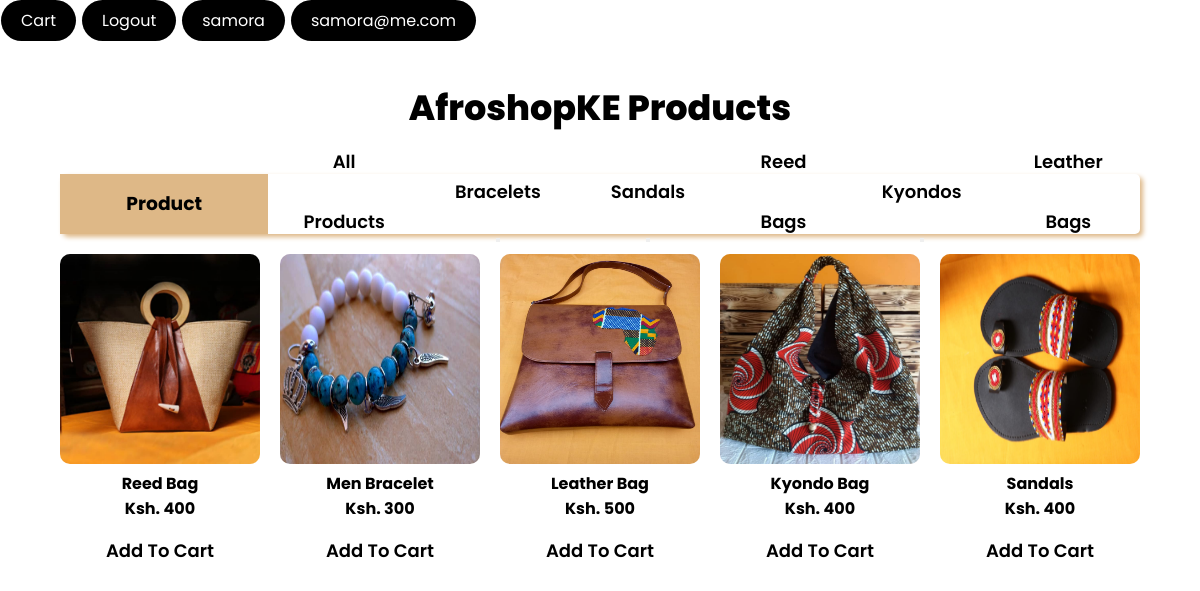
The page /mainPage (signed in) on the database its author committed.
### mainApp/models.py (models this page shows, shortened)
class Product(models.Model):
    image = models.ImageField(upload_to="productImages/")
    name = models.CharField(max_length=20, null=False, blank=False)
    code = models.CharField(max_length=10, null=False, blank=False)
    price = models.IntegerField(null=False, blank=False)
    type = models.ForeignKey(ProductType, on_delete=models.deletion.CASCADE)
    quatity = models.IntegerField(null=False, blank=False)
    created = models.DateField(auto_now=True)
    updated = models.DateField(auto_now_add=True)
    class Meta:
        ordering = ['-updated', '-created']

### mainApp/views.py (the view)
# urls.py: path('mainPage', render_mainpage, name="userpage"),
def render_mainpage(request):
    queryset = Product.objects.all()
    if request.user.is_authenticated:
        username = request.user.username
        email = request.user.email
        return render(request, 'userpage.html', {'username': username, 'email':email, "products":queryset})
    return HttpResponseRedirect("/login")

### mainApp/templates/userpage.html (shortened to what this page needs)
{% load static %}
<!DOCTYPE html>
<html lang="en">
<head>
    <link rel="stylesheet" type="text/css" href="{% static 'userpage.css' %}">
</head>
<body>
    <header>
        <ul>
            <li><a href="{% url 'basket' %}">Cart</a></li>
            <li><a href="{% url 'logout' %}">Logout </a></li>
            <li><a href="#">{{ username }}</a></li>
            <li><a href="#">{{ email }}</a></li>
        </ul>
    </header>
    <div class="container">
        <h1>AfroshopKE Products</h1>
        <div class="top-content">
            <h3>
                <form> {% csrf_token %}
                    Product Gallery
                </form>
            </h3>
            <div>
                <form action="{% url 'filterProducts' %}" method="POST">
                    <label for="all">All Products </label>
                </form>
            </div>
            <div>
                <form action="{% url 'filterProducts' %}" method="POST">
                    <label for="Bracelet">Bracelets </label>
                    <button id="Bracelet" type="submit" />
                </form>
            </div>
            <div>
                <form action="{% url 'filterProducts' %}" method="POST">
                    <label for="Sandals">Sandals </label>
                    <button id="Sandals" type="submit" />
                </form>
            </div>
            <div>
                <form action="{% url 'filterProducts' %}" method="POST">
                    <label for="reed_bags">Reed Bags </label>
                </form>
            </div>
            <div>
                <form action="{% url 'filterProducts' %}" method="POST">
                    <label for="Kyondos">Kyondos </label>
                    <button id="Kyondos" type="submit" />
                </form>
            </div>
            <div>
                <form action="{% url 'filterProducts' %}" method="POST">
                    <label for="leather_bag">Leather Bags </label>
                </form>
            </div>
        </div>
        <div>
            <div class="products-gallery">
            {% for product in products %}
                 <div class="pic  braceletes">
                    <img src="{{ product.image.url }}">
                    <p>
                         <h4>   {{ product.name }} <br/>
                                Ksh. {{ product.price }} </br>
                                <form action="addToCart" method="POST" >
                                    <label for="purchase">Add To Cart</label>
                                </form>
                        </h4>
                    </p>
                </div>
            {% endfor %}
            </div>
        </div>
    </div>
</body>
</html>

### mainApp/static/userpage.css (style rules this page uses)
* { margin: 0; padding: 0; box-sizing: border-box; font-family: "Poppins", sans-serif; outline: 0; }
header ul { position: relative; display: flex; }
header ul li { list-style-type: none; }
header ul li a { display: inline-block; background-color: black; color: #fff; padding: 8px 20px; border-radius: 40px; font-weight: 400; margin-left: 1px; margin-right: 5px; text-decoration: none; }
.container { width: 100%; text-align: center; }
h1 { font-weight: 800; font-size: 35px; position: relative; margin: 40px 0; }
h1::before { content: ""; position: absolute; width: 100px; height: 3px; bottom: -10px; left: 50%; transform: translateX(-50%); animation: animate 4s linear infinite; }
.top-content { width: 90%; margin: 0 auto 20px; height: 60px; display: flex; align-items: center; border-radius: 5px; box-shadow: 3px 3px 5px burlywood; }
h3 { height: 100%; background-color: burlywood; line-height: 60px; padding: 0 50px; color: black; }
label { display: inline-block; height: 100%; padding: 0 5px; margin: 0 30px; line-height: 60px; font-size: 18px; font-weight: 600; cursor: pointer; transition: 0.5s; }
.products-gallery { width: 90%; margin: auto; display: grid; grid-template-columns: repeat(5, 1fr); grid-gap: 20px; }
.pic { position: relative; height: 350px; cursor: pointer; }
.pic img { width: 100%; height: 60%; border-radius: 10px; }

### rows shown on the page
Product: image (picture), name "Reed Bag", price "400"
Product: image (picture), name "Men Bracelet", price "300"
Product: image (picture), name "Leather Bag", price "500"
Product: image (picture), name "Kyondo Bag", price "400"
Product: image (picture), name "Sandals", price "400"

### other values the page prints
{{ username }} "samora"
{{ email }} "samora@me.com"
